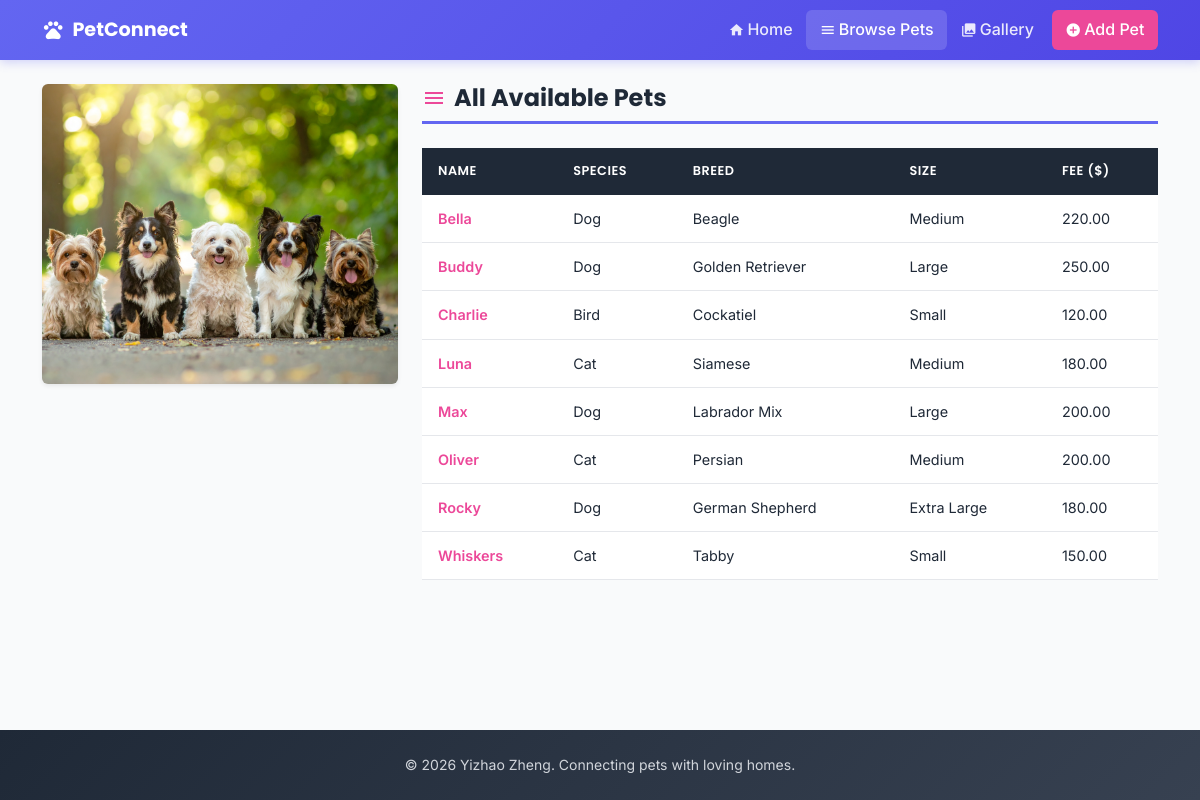
Screenshot of /a2/pets.php with the database file from the repository.
### tables this page shows
CREATE TABLE
IF NOT EXISTS pets
(
    pet_id          INT AUTO_INCREMENT PRIMARY KEY,
    user_id         INT           NOT NULL,
    name            VARCHAR(100)  NOT NULL,
    species         ENUM('Dog','Cat','Bird','Rabbit','Other') NOT NULL DEFAULT 'Dog',
    breed           VARCHAR(100),
    age_years       INT,
    age_months      INT,
    gender          ENUM('Male','Female','Unknown') NOT NULL DEFAULT 'Unknown',
    size            ENUM('Small','Medium','Large','Extra Large') NOT NULL DEFAULT 'Medium',
    description     TEXT          NOT NULL,
    health_info     TEXT,
    image_path      VARCHAR(255),
    adoption_fee    DECIMAL(8,2)  NOT NULL DEFAULT 0.00,
    status          ENUM('Available','Pending','Adopted') NOT NULL DEFAULT 'Available',
    created_at      DATETIME      NOT NULL DEFAULT CURRENT_TIMESTAMP,
    FOREIGN KEY(user_id) REFERENCES users(user_id) ON
DELETE CASCADE
);

### a2/pets.php (the view, shortened to what this page needs)
<?php
require_once 'includes/db_connect.inc';
require_once 'includes/header.inc';
require_once 'includes/nav.inc';
?>
<main class="container mt-4 mb-5">
    <div class="row g-4 align-items-start">
        <div class="col-12 col-lg-4">
            <img
                src="assets/images/pets_banner.jpg"
                alt="All available pets"
                class="pets-banner-img img-fluid rounded shadow-sm">
        </div>
        <div class="col-12 col-lg-8">
            <h1 class="section-heading mb-4">
                <span class="material-icons">menu</span>
                All Available Pets
            </h1>
            <div class="table-responsive">
                <table class="table table-hover pets-table">
                    <thead>
                        <tr>
                            <th>Name</th>
                            <th>Species</th>
                            <th>Breed</th>
                            <th>Size</th>
                            <th>Fee ($)</th>
                        </tr>
                    </thead>
                    <tbody>
                        <?php
                        $sql  = 'SELECT pet_id, name, species, breed, size, adoption_fee FROM pets ORDER BY name ASC';
                        $stmt = mysqli_prepare($conn, $sql);
                        mysqli_stmt_execute($stmt);
                        $result = mysqli_stmt_get_result($stmt);
                        while ($pet = mysqli_fetch_assoc($result)) :
                        ?>
                        <tr>
                            <td>
                                <a href="details.php?id=<?php echo (int)$pet['pet_id']; ?>">
                                    <?php echo htmlspecialchars($pet['name']); ?>
                                </a>
                            </td>
                            <td><?php echo htmlspecialchars($pet['species']); ?></td>
                            <td><?php echo htmlspecialchars($pet['breed'] ?? '—'); ?></td>
                            <td><?php echo htmlspecialchars($pet['size']); ?></td>
                            <td><?php echo number_format((float)$pet['adoption_fee'], 2); ?></td>
                        </tr>
                        <?php endwhile; mysqli_stmt_close($stmt); ?>
                    </tbody>
                </table>
            </div>
        </div>
    </div>
</main>
<?php require_once 'includes/footer.inc'; ?>

### a2/assets/css/styles.css (style rules this page uses)
:root { --primary-color: #6366f1; --primary-dark: #4f46e5; --primary-light: #818cf8; --secondary-color: #ec4899; --secondary-dark: #db2777; --accent-orange: #f59e0b; --accent-green: #10b981; --accent-purple: #8b5cf6; --text-dark: #1f2937; --text-light: #6b7280; --background-light: #f9fafb; --background-white: #ffffff; --border-color: #e5e7eb; }
body { font-family: 'Inter', sans-serif; color: var(--text-dark); background-color: var(--background-light); line-height: 1.6; display: flex; flex-direction: column; min-height: 100vh; }
h1, h2, h3, h4, h5, h6, .navbar-brand { font-family: 'Poppins', sans-serif; font-weight: 600; }
main { flex: 1; }
a { color: var(--primary-color); text-decoration: none; }
.section-heading { font-family: 'Poppins', sans-serif; font-weight: 700; font-size: 1.5rem; color: var(--text-dark); display: flex; align-items: center; gap: 0.5rem; margin-bottom: 1.5rem; padding-bottom: 0.5rem; border-bottom: 3px solid var(--primary-color); }
.section-heading .material-icons { color: var(--secondary-color); }
.pets-banner-img { width: 100%; border-radius: 10px; object-fit: cover; min-height: 300px; max-height: 480px; }
.pets-table thead th { font-family: 'Poppins', sans-serif; font-weight: 600; background-color: var(--text-dark); color: #fff; border: none; font-size: 0.8rem; text-transform: uppercase; letter-spacing: 0.04em; padding: 0.85rem 1rem; }
.pets-table a { color: var(--secondary-color); font-weight: 600; }
.pets-table tbody td { padding: 0.75rem 1rem; vertical-align: middle; font-size: 0.9rem; color: var(--text-dark); border-bottom: 1px solid var(--border-color); }

### rows the page displays
pets: name "Bella", species "Dog", breed "Beagle", size "Medium", adoption_fee "220.00"
pets: name "Buddy", species "Dog", breed "Golden Retriever", size "Large", adoption_fee "250.00"
pets: name "Charlie", species "Bird", breed "Cockatiel", size "Small", adoption_fee "120.00"
pets: name "Luna", species "Cat", breed "Siamese", size "Medium", adoption_fee "180.00"
pets: name "Max", species "Dog", breed "Labrador Mix", size "Large", adoption_fee "200.00"
pets: name "Oliver", species "Cat", breed "Persian", size "Medium", adoption_fee "200.00"
pets: name "Rocky", species "Dog", breed "German Shepherd", size "Extra Large", adoption_fee "180.00"
pets: name "Whiskers", species "Cat", breed "Tabby", size "Small", adoption_fee "150.00"
